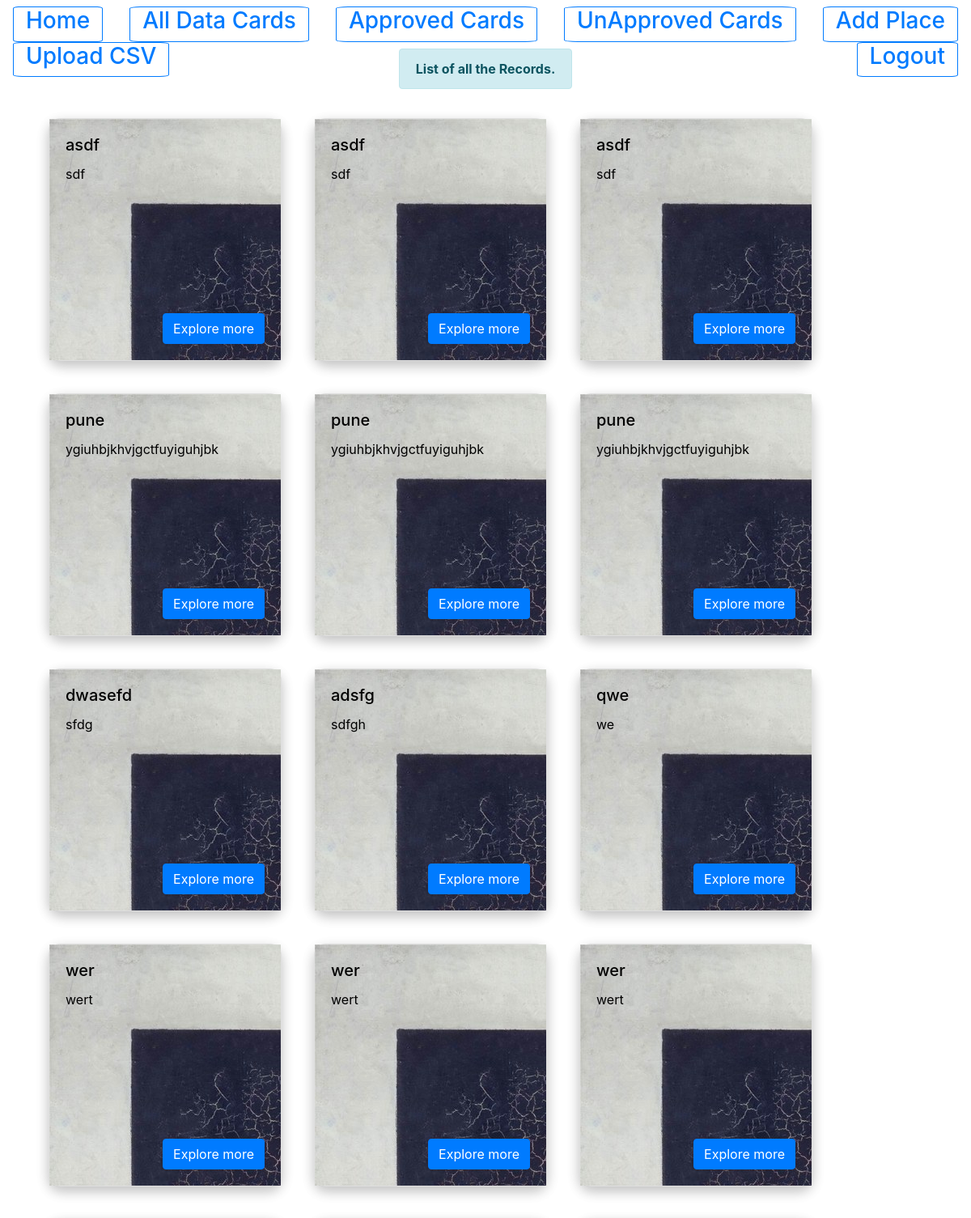
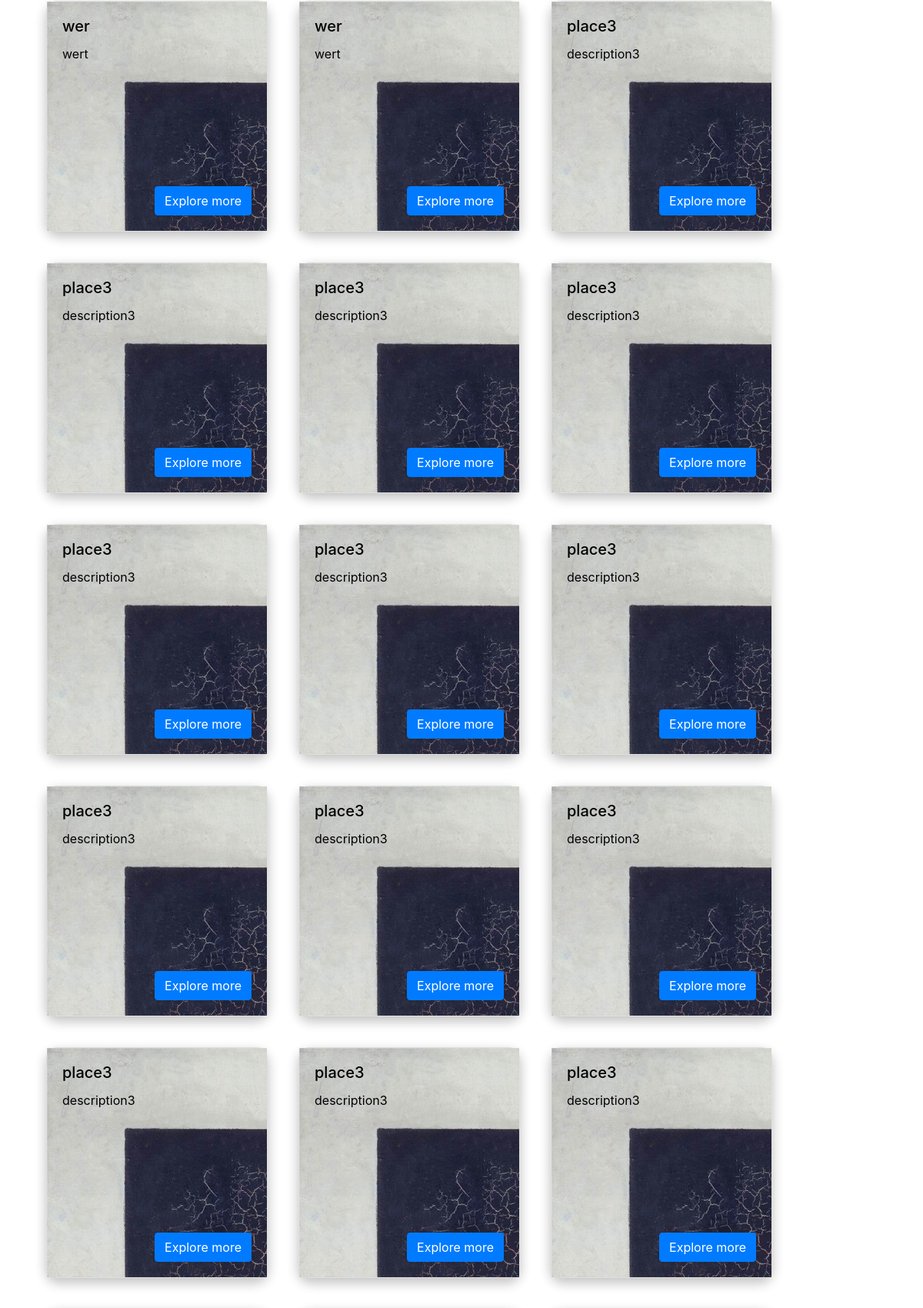
Screenshot of /AllDatalist/ (signed in, upper part) with the database file from the repository (2 pictures, top to bottom).
### myapp/models.py (models this page shows, shortened)
class myapp(models.Model):
    title = models.CharField(max_length=100,default=' ')
    description = models.CharField(max_length=1000,default=' ')
    longitude=models.CharField(max_length=1000,default=0)
    latitude=models.CharField(max_length=1000,default=0)
    placetitle=models.CharField(max_length=1000,default= ' ')
    placevalue=models.CharField(max_length=1000,default=' ')
    class Meta:
        db_table = 'placeDb'

### myapp/views.py (the view)
# urls.py: path('AllDatalist/',views.AllDatalist,name='AllDatalist'),
def AllDatalist(request):
    if request.user.is_authenticated:
        results = myapp.objects.filter()                                   # storing all the data
        message = "List of all the Records."
        return render(request,"SelcetedList.html",{"results":results,"message":message})              #rendering the results in selectedlist.html with a message
    else:
        form = LoginForm()              #login form
        message = "Please Login for Moving Further"
        return render(request,'registration/login.html',{"form":form,"message" : message})      # rendering login page

### myapp/templates/SelcetedList.html (shortened to what this page needs)
<!DOCTYPE html>
<html lang="en">
<head>
    <link rel="stylesheet" href="https://stackpath.bootstrapcdn.com/bootstrap/4.1.3/css/bootstrap.min.css"
>
</head>
<body class="">
        <div class=""  style="background-color:#ffffff;">
                <nav class="navbar navbar-dark bg-transparent" style="height:60px;">
                    <a class="" href="/" style="border: 2px;">
                        <button class="btn btn-sm btn-outline-primary admin-header-button"
                        style="border-radius: 6%; padding: 0 15px;"
                            type="submit">
                            <h3>Home</h3>
                        </button></a>
                    <a class="" href="/AllDatalist/" style="border: 2px;">
                        <button class="btn btn-sm btn-outline-primary"
                        style="border-radius: 6%; padding: 0 15px;"
                        type="submit">
                            <h3>All Data Cards</h3>
                        </button></a>
                    <a class="" href="/Approvedlist/" style="border: 2px;">
                        <button class="btn btn-sm btn-outline-primary"
                        style="border-radius: 6%; padding: 0 15px;"
                            type="submit">
                            <h3>Approved Cards</h3>
                        </button></a>
                    <a class="" href="/UnApprovedlist/" style="border: 2px;">
                        <button
                        style="border-radius: 6%; padding: 0 15px;"
                            class="btn btn-sm btn-outline-primary" type="submit">
                            <h3>UnApproved Cards</h3>
                        </button></a>
                    <a class="" href="/adminpanel/0/" style="border: 2px;">
                        <button class="btn btn-sm btn-outline-primary"
                        style="border-radius: 6%; padding: 0 15px;"
                        type="submit">
                            <h3>Add Place</h3>
                        </button></a>
                    <a class="" href="/csvUpload/" style="border: 2px;">
                        <button class="btn btn-sm btn-outline-primary"
                        style="border-radius: 6%; padding: 0 15px;"
                            type="submit">
                            <h3>Upload CSV</h3>
                        </button></a>
                    <a class="" href="/admin/logout/" style="border: 2px;">
                        <button class="btn btn-sm btn-outline-primary"
                        style="border-radius: 6%; padding: 0 15px;"
                            type="submit">
                            <h3>Logout</h3>
                        </button></a>
                </nav>
                <div class="alert alert-info container" style="text-align: center;width: max-content;height: max-content;">
                    <strong>{{ message }}</strong>
                </div>
            </div>
    <div class="row">
        <div class="col-12" style="width:100%;color: black;text-align: left;">
            <ul id='search-results'>
                {% for result in results %}
                <div class="" style="padding: 20px; float: left; ">
                    <div class="card" style="width: 18rem;min-height: 300px;border-radius: 15px!important;
                    border-top-left-radius: 15px !important;
                    border-top-right-radius: 15px !important;
                    border-bottom-right-radius: 15px !important;
                    border-bottom-left-radius: 15px !important;
                    box-shadow: 0 6px 16px 0 rgba(0,0,0,.15),0 6px 16px 0 rgba(0,0,0,.12)!important;">
                        <div class="card-body"
                            style="height: 100%;background-image: url(/static/images/imagedefault.jpg);background-size: auto;background-repeat: no-repeat;">
                            <h5 class="card-title">{{ result.title }}</h5>
                            <p class="card-text">{{ result.description }}</p>
                            <div class="" style="position: absolute;right: 20px;bottom: 20px;">
                                <a href="{{ result.id }}/" class="btn btn-primary">Explore more</a>
                            </div>
                        </div>
                    </div>
                </div>
                {% endfor %}
            </ul>
        </div>
    </div>
</body>
</html>

### rows the page displays
myapp: title "asdf", description "sdf"
myapp: title "asdf", description "sdf"
myapp: title "asdf", description "sdf"
myapp: title "pune", description "ygiuhbjkhvjgctfuyiguhjbk"
myapp: title "pune", description "ygiuhbjkhvjgctfuyiguhjbk"
myapp: title "pune", description "ygiuhbjkhvjgctfuyiguhjbk"
myapp: title "dwasefd", description "sfdg"
myapp: title "adsfg", description "sdfgh"
myapp: title "qwe", description "we"
myapp: title "wer", description "wert"
myapp: title "wer", description "wert"
myapp: title "wer", description "wert"
myapp: title "wer", description "wert"
myapp: title "wer", description "wert"
myapp: title "place3", description "description3"
myapp: title "place3", description "description3"
myapp: title "place3", description "description3"
myapp: title "place3", description "description3"
myapp: title "place3", description "description3"
myapp: title "place3", description "description3"
myapp: title "place3", description "description3"
myapp: title "place3", description "description3"
myapp: title "place3", description "description3"
myapp: title "place3", description "description3"
myapp: title "place3", description "description3"
myapp: title "place3", description "description3"
myapp: title "place3", description "description3"

### other values shown
{{ message }} "List of all the Records."
